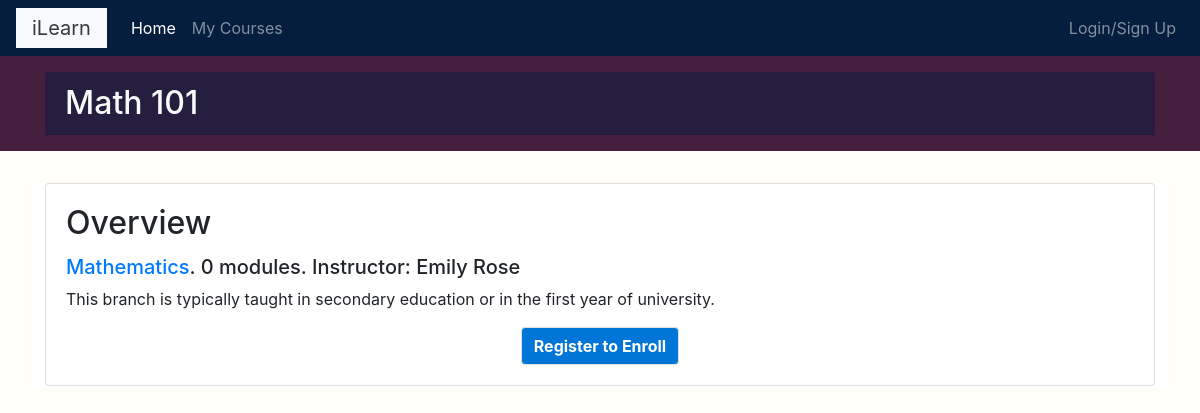
Page /course/math-101/ on the committed database.
### courses/models.py (models this page shows, shortened)
class Course(models.Model):
    instructor = models.ForeignKey('Instructor', related_name='courses_created', on_delete=models.CASCADE)
    subject  = models.ForeignKey(Subject, related_name='courses', on_delete=models.CASCADE)
    title = models.CharField(max_length=200)
    overview = models.TextField(max_length=200)
    slug = models.SlugField(max_length=200,unique=True)
    created = models.DateTimeField(auto_now_add=True)
    enrollments = models.ManyToManyField(Student,through='Enrollment')
    feature = models.BooleanField(default=False,null=True)
    photo = models.ImageField(upload_to='courses/%Y/%m/%d/',default='courses/course_icon.png',
                              blank=False)
    class Meta:
        ordering = ['-created']

class Subject(models.Model):
    title = models.CharField(max_length=200)
    slug = models.SlugField(max_length=200,unique=True)
    feature = models.BooleanField(default=False,null=True)
    photo = models.ImageField(upload_to='subjects/%Y/%m/%d/',default='subjects/subjects_icon.png',
                              blank=False)
    class Meta:
        ordering = ['title']

class Instructor(models.Model):
    user = models.OneToOneField(User,related_name='instructor',on_delete=models.CASCADE)
    feature = models.BooleanField(default=False,null=True)
    pass

### courses/views.py (the view, shortened to what this page needs)
class CourseDetailView(DetailView):
    model = Course
    template_name = 'courses/course/detail.html'
    def get_context_data(self,**kwargs):
        context = super().get_context_data(**kwargs)
        if self.request.user.is_authenticated:
            if self.object.course_enrollements.filter(student__user=self.request.user):
                context['is_student'] = True
                return context
        context['enroll_form'] = CourseEnrollForm(initial={'course':self.object})
        return context

### courses/templatetags/course.py (called while the page is built)
@register.filter
def is_instructor(obj):
    try:
        if obj.is_superuser or obj.instructor:
            return True
        else:
            return False
    except:
        return None

### courses/templates/courses/course/detail.html (shortened to what this page needs)
{% extends "base.html" %}
{% block page_title %}
  <h2 class='card-header bg-secondary-theme-one text-light'> {{ object.title }}</h2>
{% endblock %}
{% block content %}
  {% with subject=object.subject %}
    <div class="card">
      <div class="module card-body">
        <h2 class="card-title">Overview</h2>
        <div class="card-text">
          <p class="h5">
            <a href="{% url "courses:course_list_subject" subject.slug %}">{{ subject.title }}</a>.
            {{ object.modules.count }} modules.
            Instructor:
            {{ object.instructor.user.get_full_name }}
          </p>
          {{ object.overview|linebreaks }}
          {% if request.user.is_authenticated %}
            {% if is_student %}
              <div class="d-flex justify-content-center align-items-end">
                <a href="{% url "students:student_course_detail" object.id  %}" class="btn bg-btn-theme-one px-5 border" name="button">Explore</a>
                <a href="{% url "students:drop_course" object.id %}" class="text-danger mx-2 drop">Drop Course</a>
              </div>
            {% else %}
            <form class="" action="{% url "students:student_enroll_course" %}" method="post">
              {{ enroll_form }}
              {% csrf_token %}
              <input type="submit" name="" class='bg-btn-theme-one' value="Enroll Now">
            </form>
            {% endif %}
          {% else %}
            <div class="text-center">
              <a class="btn bg-btn-theme-one border text-white" href="{% url "login" %}?next={{request.path}}">
                Register to Enroll
              </a>
            </div>
          {% endif %}
        </div>
      </div>
    </div>
  {% endwith %}
{% endblock %}

### courses/static/css/base.css (style rules this page uses)
body { background-color:#fffef9; }
.bg-secondary-theme-one { background: #251e3e; background-color: #251e3e; }
.bg-btn-theme-one { background: #0275d8; background-color:#0275d8; color:white; }
.btn { font-weight: bolder; color:white; }

### rows in the picture
Course: title "Math 101", modules.count "0", instructor.user.get_full_name "Emily Rose", overview "This branch is typically taught in secondary education or in the first year of university."
Subject: title "Mathematics"
